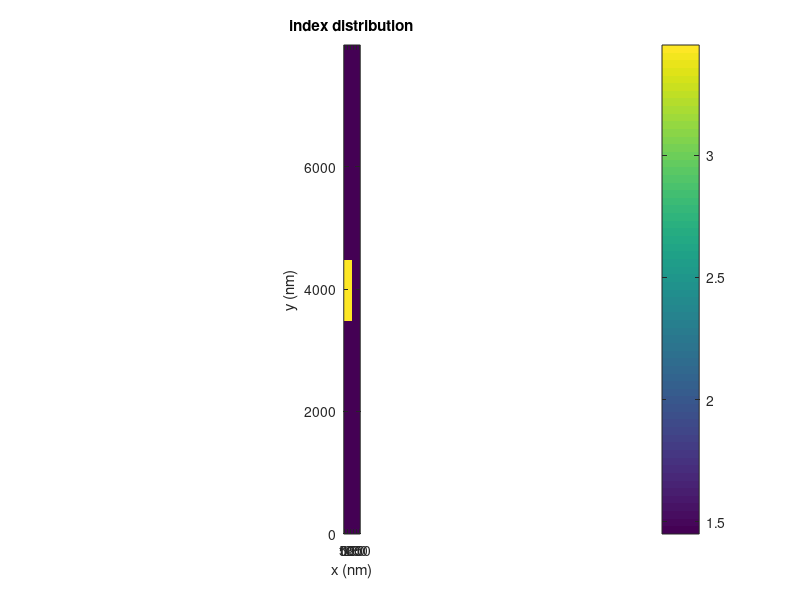

The MATLAB script that drew this image: (Note: this script raises an error after producing the figure.)
% testing kenaish's PhC example

clear; close all;

% import code
addpath( genpath( '..' ) );

% initial settings (nm)
disc        = 10;
lambda      = 1500; %1500;
index_clad  = 1.45;
index_core  = 3.45;
y_size      = 8000;

% PhC dimensions
period      = 270;
si_width    = 1000;
gap_len     = 130;

% draw index
x_coords    = 0 : disc : period-disc;
y_coords    = 0 : disc : y_size-disc;
N           = index_clad * ones( length(y_coords), length(x_coords) );
y_high      = y_coords > y_coords(end/2) - si_width/2 - disc/2;             % waveguide
y_low       = y_coords < y_coords(end/2) + si_width/2 - disc/2;             % waveguide
% x_right     = x_coords > gap_len - disc/2;                                  % start with the gap on the left
x_left     = x_coords < x_coords(end) - gap_len - disc/2;                                  % start with the gap on the right
N( y_high & y_low, x_left ) = index_core;

% plot index
figure;
imagesc( x_coords, y_coords, N );
xlabel('x (nm)'); ylabel('y (nm)');
set( gca, 'ydir', 'normal' );
colorbar;
axis image;
title('index distribution');
          

% modesolver settings
num_modes   = 5;
BC          = 1;        % 0 for PEC, 1 for PMC
pol         = 'TM';     % 'TE' or 'TM'
% PML_options(1): PML in y direction (yes=1 or no=0)
% PML_options(2): length of PML layer in nm
% PML_options(3): strength of PML in the complex plane
% PML_options(4): PML polynomial order (1, 2, 3...)
pml_options = [ 1, 200, 5, 2 ];

% solve bandstructure
% lambda_min  = 100;
% lambda_max  = 5000;
lambda_all  =  1e3*[ 2.2942, 2.2333, 2.1761, 2.1222, 2.0715, 2.0236, 1.9786, 1.9362, 1.8963, 1.8589, 1.8238, 1.7910, 1.7604, 1.7321, 1.7059, 1.6821, 1.6604, 1.6411, 1.6242, 1.6096, 1.5976, 1.5863, 1.5774, 1.5720, 1.5702];
% k0_min      = 0.02*pi/period;
% k0_max      = 0.8*pi/period;
k0_min      = 2*pi/lambda_all(1);
k0_max      = 2*pi/lambda_all(end);
k0_vec      = linspace( k0_min, k0_max, length(lambda_all) );

% init saving variables
all_k       = zeros( length(k0_vec), num_modes );                               % dimensions k0 vs. mode #
all_k0      = zeros( length(k0_vec), num_modes );                               % dimensions k0 vs. mode #
% all_Phi     = zeros( length(k0_vec), ...
%                      length(y_coords), ...
%                      length(x_coords), ...
%                      num_modes );                                               % dimensions k0 vs. y vs x vs mode #
all_Phi_mode1   = zeros( length(k0_vec), length(y_coords), length(x_coords) );  % dimensions k0 vs. y vs x
all_k_mode1     = zeros( length(k0_vec), 1 ); 
all_overlaps    = zeros( length(k0_vec), num_modes );                           % dimensions k0 vs. mode #
chosen_mode_num = ones( length(k0_vec), 1 );                                    % dimensions vs. k0         
chosen_overlap  = zeros( length(k0_vec), 1 );                                   % dimensions vs. k0         

% run solver
% guessk = pi/(2*period);
% guessk = 0.0029;
% guessk = k0_min * 1.45;
% guessk = 0.25 * 2 * pi/period;
% guessk = 0.25 * 1 * pi/period;
% guessk = 0.007171;
% guessk = 0.001626 + 0.004144 * 1i;
% guessk = k0_min * 2.4;
guessk = 0;
tic;
for ii = 1:length(k0_vec)
    
    fprintf('\nloop %i of %i\n\n', ii, length(k0_vec));

    % run solver
    [Phi_solved, k_solved, ~, ~] = f_bloch_complexk_mode_solver_2D_PML( N, ...
                                                           disc, ...
                                                           k0_vec(ii), ...
                                                           num_modes, ...
                                                           guessk, ...
                                                           BC, ...
                                                           pol, ...
                                                           pml_options );
    toc;
    
%     % run solver, TE
%     [Phi_solved, k_solved, ~, ~] = f_bloch_complexk_mode_solver_2D_PML( N, ...
%                                                            disc, ...
%                                                            k0_vec(ii), ...
%                                                            num_modes, ...
%                                                            guessk, ...
%                                                            BC, ...
%                                                            'TE', ...
%                                                            pml_options );
%     toc;
    
%     k_solved( 
    
    % pick the mode with closest overlap with previous
    if ii > 1
       
        overlaps    = zeros( num_modes, 1 );
        field_1     = squeeze( all_Phi_mode1(ii-1,:,:) ) .* repmat( exp( 1i * real(all_k_mode1(ii-1)) * x_coords ), length(y_coords), 1 );
        
        for i_mode = 1:num_modes
           
            field_2             = Phi_solved(:,:,i_mode) .* repmat( exp( 1i * real(k_solved(i_mode)) * x_coords ), length(y_coords), 1 );
            overlaps(i_mode)    = f_calc_mode_overlap( field_1, field_2 );
            
        end
        
        [chosen_overlap(ii), indx_chosen_mode] = max(abs(overlaps(:)));
        
%         % idk if this matters but wrap the k into the 1st brillouin zone
%         if real( k_solved( indx_chosen_mode ) ) > pi/period
%             % k is exiting 1st brillouin zone, fold it back
%             k_solved( indx_chosen_mode ) = pi/period - mod( real(k_solved( indx_chosen_mode )), pi/period ) + 1i * imag(k_solved( indx_chosen_mode ));
%         elseif real( k_solved( indx_chosen_mode ) ) < 0
%             % k is less than 0, fold it back
%             k_solved( indx_chosen_mode ) = abs(real(k_solved( indx_chosen_mode ))) + 1i* imag(k_solved( indx_chosen_mode ));
%         end

        all_Phi_mode1( ii, :, : )   = Phi_solved(:,:,indx_chosen_mode);
        all_k_mode1( ii )           = k_solved( indx_chosen_mode );
        all_overlaps( ii, : )       = overlaps;
        chosen_mode_num(ii)         = indx_chosen_mode;
        
    else
        % first solve, pick the 1st mode
        all_Phi_mode1( ii, :, : )   = Phi_solved(:,:,1);
        all_k_mode1( ii )           = k_solved( 1 );
    end
      

    % save all k's
    all_k(ii,:)         = k_solved;
    all_k0(ii,:)        = k0_vec(ii);
    all_Phi(ii,:,:,:)   = Phi_solved;
    
    % set new guessk
    guessk = all_k_mode1( ii );
    
    % FOR DEBUGGING, plot the modes
%     f_plot_all_modes_gui(  Phi_solved, x_coords, y_coords, k_solved );
    
end

% plot the bandstructure for the chosen mode
figure;
plot( real( all_k_mode1 )*period/pi, k0_vec*period/pi, 'o' ); hold on;
plot( imag( all_k_mode1 )*period/pi, k0_vec*period/pi, 'o' ); hold on;
% plot( xlim, [ k0a_pi_bg, k0a_pi_bg ], '--' );
% % plot( xlim, [ k0a_pi_bg, k0a_pi_bg ] + gap_size_k/2, '--' );
% plot( xlim, [ k0a_pi_bg, k0a_pi_bg ] - gap_size_k/2, '--' );
xlabel('ka/pi'); ylabel('k0*a/pi');
legend('real', 'imag');
title('Bandstructure of chosen fundamental mode');
makeFigureNice();

% plot the bandstructure for first mode, new solver
figure;
plot( real( all_k(:,1) )*period/pi, k0_vec*period/pi, 'o' ); hold on;
plot( imag( all_k(:,1) )*period/pi, k0_vec*period/pi, 'o' ); hold on;
% plot( xlim, [ k0a_pi_bg, k0a_pi_bg ], '--' );
% % plot( xlim, [ k0a_pi_bg, k0a_pi_bg ] + gap_size_k/2, '--' );
% plot( xlim, [ k0a_pi_bg, k0a_pi_bg ] - gap_size_k/2, '--' );
xlabel('ka/pi'); ylabel('k0*a/pi');
legend('real', 'imag');
title('Bandstructure of first mode, new ver.');
makeFigureNice();

% plot the bandstructure for 2nd mode, new solver
figure;
plot( real( all_k(:,2) )*period/pi, k0_vec*period/pi, 'o' ); hold on;
plot( imag( all_k(:,2) )*period/pi, k0_vec*period/pi, 'o' ); hold on;
% plot( xlim, [ k0a_pi_bg, k0a_pi_bg ], '--' );
% % plot( xlim, [ k0a_pi_bg, k0a_pi_bg ] + gap_size_k/2, '--' );
% plot( xlim, [ k0a_pi_bg, k0a_pi_bg ] - gap_size_k/2, '--' );
xlabel('ka/pi'); ylabel('k0*a/pi');
legend('real', 'imag');
title('Bandstructure of 2nd mode, new ver.');
makeFigureNice();

% plot the bandstructure for nth mode
nth = 4;
figure;
plot( real( all_k(:,nth) )*period/pi, k0_vec*period/pi, 'o' ); hold on;
plot( imag( all_k(:,nth) )*period/pi, k0_vec*period/pi, 'o' ); hold on;
% plot( xlim, [ k0a_pi_bg, k0a_pi_bg ], '--' );
% % plot( xlim, [ k0a_pi_bg, k0a_pi_bg ] + gap_size_k/2, '--' );
% plot( xlim, [ k0a_pi_bg, k0a_pi_bg ] - gap_size_k/2, '--' );
xlabel('ka/pi'); ylabel('k0*a/pi');
legend('real', 'imag');
title(['Bandstructure of ' num2str(nth) 'th mode']);
makeFigureNice();


% plot gui for a chosen k0
% indx_chosen_k0 = 16;
k0_des              = 0.5455 * pi/period;
[~,indx_chosen_k0]  = min( abs( k0_vec - k0_des ) );
f_plot_all_modes_gui(  squeeze(all_Phi(indx_chosen_k0, :, :, :)), x_coords, y_coords, all_k( indx_chosen_k0) );

% plot overlap vs. iteration
figure;
plot( k0_vec, chosen_overlap, '-o' );
xlabel('k0'); ylabel('overlap');
title('Overlap vs. iteration (k0)' );
makeFigureNice();



% % run solver
% k0_cur = 0.5455;
% guessk = 0.7875*pi/period;
% num_modes = 100;
% [Phi_solved, k_solved, ~, ~] = f_bloch_complexk_mode_solver_2D_PML( N, ...
%                                                        disc, ...
%                                                        k0_cur, ...
%                                                        num_modes, ...
%                                                        guessk, ...
%                                                        BC, ...
%                                                        pol, ...
%                                                        pml_options );
% toc;










